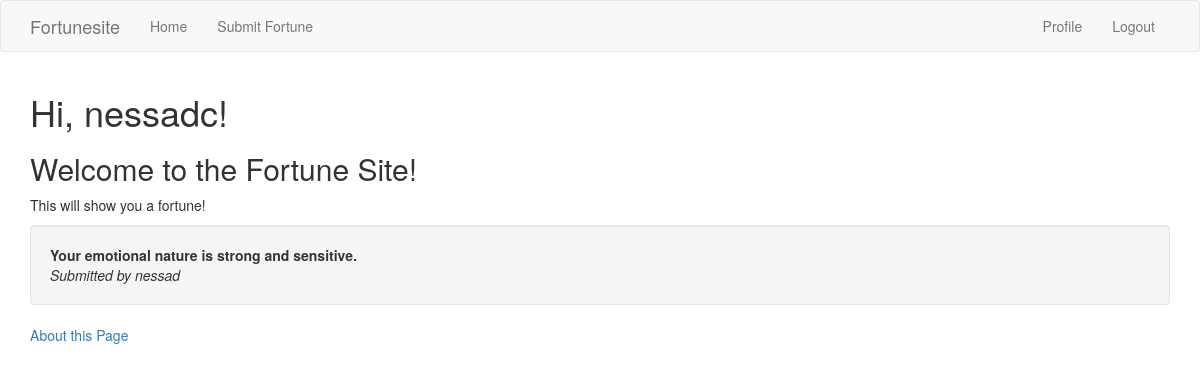
Page / (signed in) on the committed database.
### fortunesite/models.py (models this page shows, shortened)
class User(UserMixin, db.Model):
    id = db.Column(db.Integer, primary_key=True)
    username = db.Column(db.String(64), index=True, unique=True,
                         nullable=False)
    email = db.Column(db.String(120), index=True, unique=True)
    password_hash = db.Column(db.String(128))
    fortunes = db.relationship('Fortune', backref='author', lazy=True)
    about_me = db.Column(db.String(140))
    last_seen = db.Column(db.DateTime, default=datetime.utcnow)
    followed = db.relationship(
        'User', secondary=followers,
        primaryjoin=(followers.c.follower_id == id),
        secondaryjoin=(followers.c.followed_id == id),
        backref=db.backref('followers', lazy='dynamic'), lazy='dynamic')

class Fortune(db.Model):
    id = db.Column(db.Integer, primary_key=True)
    content = db.Column(db.String(140))
    timestamp = db.Column(db.DateTime, index=True,
                          default=datetime.utcnow)
    user_id = db.Column(db.Integer, db.ForeignKey('user.id'))

### fortunesite/routes.py (the view)
@app.route('/index')
@app.route('/')
def index():
    fortune = random.choice(Fortune.query.all())
    return render_template("index.html", fortune=fortune)

### fortunesite/models.py (called while the page is built)
@login.user_loader
def load_user(id):
    return User.query.get(int(id))

### fortunesite/routes.py (called while the page is built)
@app.before_request
def before_request():
    if current_user.is_authenticated:
        current_user.last_seen = datetime.utcnow()
        db.session.commit()

### fortunesite/templates/index.html (shortened to what this page needs)
{% extends "layout.html" %}
{% block app_content %}
    {% if current_user.is_authenticated %}
        <h1>Hi, {{ current_user.username }}!</h1>
    {% else %}
        <h1>Hi! </h1>
    {% endif %}
    <h2>Welcome to the Fortune Site!</h2>
    <p>This will show you a fortune!</p>
    <div class='well'>
    <body><b>{{ fortune.content }}</b><br>
    <i>Submitted by {{ fortune.author.username }}</i>
    </div>
    </body>
    <a href="about">About this Page</a>
{% endblock %}

### rows in the picture
User: username "nessadc"
Fortune: content "Your emotional nature is strong and sensitive."
User: author.username "nessad"
